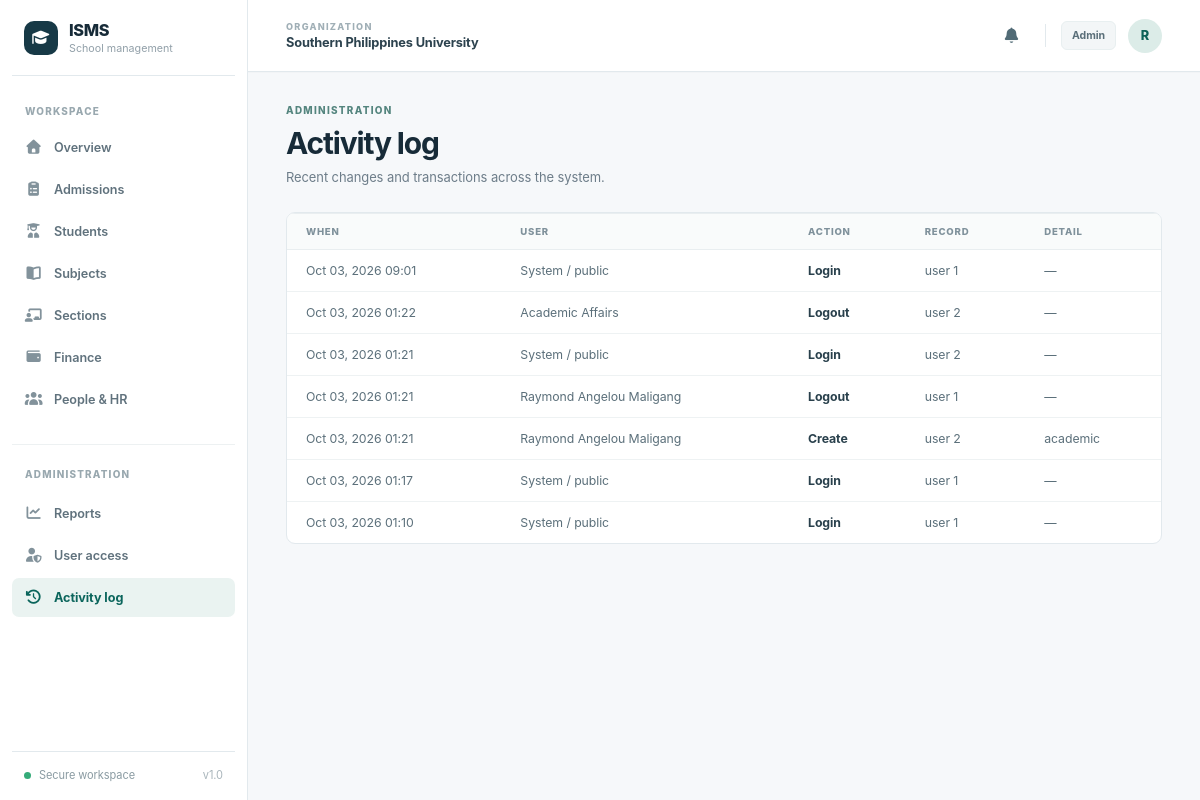
The page /activity (signed in) on the database its author committed.
### models.py (models this page shows)
class User(db.Model):
    id = db.Column(db.Integer, primary_key=True)
    email = db.Column(db.String(255), unique=True, nullable=False, index=True)
    full_name = db.Column(db.String(160), nullable=False)
    password_hash = db.Column(db.String(255), nullable=False)
    role = db.Column(db.String(20), nullable=False)
    is_active = db.Column(db.Boolean, nullable=False, default=True)
    created_at = db.Column(db.DateTime(timezone=True), default=utcnow, nullable=False)
    last_login_at = db.Column(db.DateTime(timezone=True))
    notifications = db.relationship("Notification", backref="user", cascade="all, delete-orphan")

class AuditLog(db.Model):
    id = db.Column(db.Integer, primary_key=True)
    user_id = db.Column(db.Integer, db.ForeignKey("user.id"))
    action = db.Column(db.String(80), nullable=False)
    entity = db.Column(db.String(80), nullable=False)
    entity_id = db.Column(db.Integer)
    detail = db.Column(db.String(300), default="", nullable=False)
    created_at = db.Column(db.DateTime(timezone=True), default=utcnow, nullable=False)
    user = db.relationship("User")

### app.py (the view)
    @app.get("/activity")
    @role_required("admin")
    def activity():
        logs = db.session.scalars(db.select(AuditLog).order_by(AuditLog.created_at.desc()).limit(150)).all()
        return render_template("activity.html", logs=logs)

### app.py (called while the page is built)
def role_required(*roles):
    def decorator(fn):
        @wraps(fn)
        def inner(*args, **kwargs):
            if not g.user:
                return redirect(url_for("login", next=request.path))
            if roles and g.user.role not in roles:
                abort(403)
            return fn(*args, **kwargs)
        return inner
    return decorator

### templates/activity.html (shortened to what this page needs)
{% extends 'base.html' %}
{% block content %}<div class="page-heading"><div><div class="eyebrow">ADMINISTRATION</div><h1>Activity log</h1><p>Recent changes and transactions across the system.</p></div></div><div class="panel"><div class="table-wrap"><table><thead><tr><th>When</th><th>User</th><th>Action</th><th>Record</th><th>Detail</th></tr></thead><tbody>{% for log in logs %}<tr><td>{{ log.created_at.strftime('%b %d, %Y %H:%M') }}</td><td>{{ log.user.full_name if log.user else 'System / public' }}</td><td><strong>{{ log.action|replace('_',' ')|title }}</strong></td><td>{{ log.entity }} {{ log.entity_id or '' }}</td><td>{{ log.detail or '—' }}</td></tr>{% else %}<tr><td colspan="5" class="table-empty">No activity yet.</td></tr>{% endfor %}</tbody></table></div></div>{% endblock %}

### templates/base.html (shortened to what this page needs)
<!doctype html>
<html lang="en">
<head>
  <link rel="stylesheet" href="{{ url_for('static', filename='vendor/fontawesome/css/fontawesome.min.css') }}">
  <link rel="stylesheet" href="{{ url_for('static', filename='vendor/fontawesome/css/solid.min.css') }}">
  <link rel="stylesheet" href="{{ url_for('static', filename='css/app.css') }}">
  <link rel="stylesheet" href="{{ url_for('static', filename='css/theme.css') }}">
</head>
<body class="{% if not current_user %}public-body{% if request.endpoint in ['login', 'apply'] %} campus-auth-body{% endif %}{% endif %}">
{% if current_user %}
<div class="app-shell">
  <aside class="sidebar" id="sidebar">
    <a class="brand" href="{{ url_for('dashboard') }}">
      <span class="brand-mark"><i class="fa-solid fa-graduation-cap" aria-hidden="true"></i></span>
      <span><strong>ISMS</strong><small>School management</small></span>
    </a>
    <div class="nav-label">WORKSPACE</div>
    <nav class="nav" aria-label="Main navigation">
      <a class="nav-link {% if request.endpoint == 'dashboard' %}active{% endif %}" href="{{ url_for('dashboard') }}"><span class="nav-icon"><i class="fa-solid fa-house" aria-hidden="true"></i></span>Overview</a>
      {% if current_user.role in ['admin','admissions'] %}<a class="nav-link {% if request.endpoint in ['applications','application_detail'] %}active{% endif %}" href="{{ url_for('applications') }}"><span class="nav-icon"><i class="fa-solid fa-clipboard-list" aria-hidden="true"></i></span>Admissions</a>{% endif %}
      {% if current_user.role in ['admin','admissions','academic','finance','teacher'] %}<a class="nav-link {% if request.endpoint in ['students','student_detail'] %}active{% endif %}" href="{{ url_for('students') }}"><span class="nav-icon"><i class="fa-solid fa-user-graduate" aria-hidden="true"></i></span>Students</a>{% endif %}
      {% if current_user.role in ['admin','academic','teacher'] %}
      <a class="nav-link {% if request.endpoint == 'subjects' %}active{% endif %}" href="{{ url_for('subjects') }}"><span class="nav-icon"><i class="fa-solid fa-book-open" aria-hidden="true"></i></span>Subjects</a>
      <a class="nav-link {% if request.endpoint in ['sections','section_detail'] %}active{% endif %}" href="{{ url_for('sections') }}"><span class="nav-icon"><i class="fa-solid fa-chalkboard-user" aria-hidden="true"></i></span>Sections</a>
      {% endif %}
      {% if current_user.role in ['admin','finance'] %}<a class="nav-link {% if request.endpoint == 'finance' %}active{% endif %}" href="{{ url_for('finance') }}"><span class="nav-icon"><i class="fa-solid fa-wallet" aria-hidden="true"></i></span>Finance</a>{% endif %}
      {% if current_user.role in ['admin','hr','academic'] %}<a class="nav-link {% if request.endpoint in ['employees','employee_detail'] %}active{% endif %}" href="{{ url_for('employees') }}"><span class="nav-icon"><i class="fa-solid fa-users" aria-hidden="true"></i></span>People & HR</a>{% endif %}
      {% if current_user.role == 'admin' %}
      <div class="nav-label nav-label-secondary">ADMINISTRATION</div>
      <a class="nav-link {% if request.endpoint == 'reports' %}active{% endif %}" href="{{ url_for('reports') }}"><span class="nav-icon"><i class="fa-solid fa-chart-line" aria-hidden="true"></i></span>Reports</a>
      <a class="nav-link {% if request.endpoint == 'users' %}active{% endif %}" href="{{ url_for('users') }}"><span class="nav-icon"><i class="fa-solid fa-user-shield" aria-hidden="true"></i></span>User access</a>
      <a class="nav-link {% if request.endpoint == 'activity' %}active{% endif %}" href="{{ url_for('activity') }}"><span class="nav-icon"><i class="fa-solid fa-clock-rotate-left" aria-hidden="true"></i></span>Activity log</a>
      {% endif %}
    </nav>
    <div class="sidebar-foot"><span class="status-dot"></span>Secure workspace <span class="sidebar-version">v1.0</span></div>
  </aside>
  <div class="main-area">
    <header class="topbar">
      <div class="school-name"><span class="topbar-eyebrow">ORGANIZATION</span><strong>{{ app_name }}</strong></div>
      <div class="top-actions">
        <div class="notification-anchor" data-notification-root>
          <button class="notification-trigger" type="button" aria-label="Notifications{% if unread_notifications %}, {{ unread_notifications }} unread{% endif %}" aria-haspopup="true" aria-expanded="false" aria-controls="notification-popover" data-notification-toggle>
            <i class="fa-solid fa-bell" aria-hidden="true"></i>
          </button>
        </div>
        <span class="role-badge">{{ current_user.role|replace('_',' ')|title }}</span>
        <a class="avatar" href="{{ url_for('account') }}" aria-label="Account settings for {{ current_user.full_name }}">{{ current_user.full_name[0]|upper }}</a>
      </div>
    </header>
    <main class="content">{% block content %}{% endblock %}</main>
  </div>
</div>
{% else %}
<main class="public-main">{% block public_content %}{% endblock %}</main>
{% endif %}
</body>
</html>

### public/static/css/app.css (style rules this page uses)
:root { --ink:#17313a;--muted:#72848b;--line:#e5ecec;--bg:#f6f8f8;--white:#fff;--deep:#102d34;--deep2:#183b42;--accent:#117e71;--accent-dark:#0a6c60;--soft:#e7f5f1;--shadow:0 10px 40px rgba(19,48,54,.045) }
* { box-sizing:border-box }
html { font-family:Inter,ui-sans-serif,-apple-system,BlinkMacSystemFont,"Segoe UI",sans-serif;color:var(--ink);background:var(--bg) }
body { margin:0;min-height:100vh }
button,input,select,textarea { font:inherit }
button { cursor:pointer }
a { color:inherit;text-decoration:none }
h1,h2,h3,p { margin-top:0 }
h1 { font-size:clamp(1.8rem,3vw,2.35rem);letter-spacing:-.045em;line-height:1.15;margin-bottom:.55rem }
p { line-height:1.55 }
strong { font-weight:650 }
.eyebrow { font-size:.68rem;font-weight:800;letter-spacing:.16em;color:var(--accent);margin-bottom:.9rem }
.app-shell { display:flex;min-height:100vh }
.sidebar { width:242px;flex:none;background:var(--deep);color:#d2e0e1;display:flex;flex-direction:column;padding:28px 14px;position:sticky;top:0;height:100vh;z-index:30 }
.brand { display:flex;align-items:center;gap:11px;color:#fff;padding:0 12px 31px;font-size:1.14rem;letter-spacing:.02em }
.brand small { display:block;color:#8ca9ae;font-size:.69rem;letter-spacing:0;font-weight:400;margin-top:2px }
.brand-mark { display:inline-grid;place-items:center;width:34px;height:34px;border-radius:10px;background:#d9f1e8;color:#0d655b;font-family:Georgia,serif;font-size:1.4rem;font-weight:bold;box-shadow:inset 0 0 0 1px rgba(255,255,255,.35) }
.nav-label { font-size:.63rem;font-weight:800;color:#72949a;letter-spacing:.16em;padding:10px 16px 12px }
.nav { display:flex;flex-direction:column;gap:4px }
.nav-link { height:42px;display:flex;align-items:center;gap:12px;padding:0 14px;border-radius:9px;color:#aac3c6;font-size:.83rem;font-weight:550;transition:background .15s,color .15s }
.nav-link.active { background:#235058;color:#fff;box-shadow:inset 3px 0 0 #87d8c5 }
.nav-icon { font-size:1.1rem;width:18px;text-align:center;color:#92c7bf }
.sidebar-foot { margin-top:auto;padding:18px 14px 0;border-top:1px solid #2b4c52;font-size:.71rem;color:#8eaaae }
.status-dot { display:inline-block;width:7px;height:7px;background:#80d7af;border-radius:50%;margin-right:6px }
.main-area { min-width:0;flex:1 }
.topbar { height:68px;background:#fff;border-bottom:1px solid var(--line);display:flex;align-items:center;justify-content:space-between;padding:0 35px }
.school-name { font-size:.82rem;font-weight:650;color:#36525a }
.top-actions { display:flex;align-items:center;gap:14px }
.role-badge { display:inline-flex;background:#edf3f2;color:#3e6464;border-radius:6px;padding:6px 9px;font-size:.7rem;font-weight:750;white-space:nowrap }
.avatar { width:32px;height:32px;display:grid;place-items:center;border-radius:50%;background:#d6efe9;color:#12695f;font-weight:800;font-size:.82rem }
.content { max-width:1520px;margin:auto;padding:34px 36px 70px }
.page-heading { display:flex;align-items:flex-end;justify-content:space-between;gap:20px;margin-bottom:28px }
.page-heading p { color:var(--muted);font-size:.87rem;margin:0 }
.panel { background:#fff;border:1px solid var(--line);border-radius:12px;box-shadow:var(--shadow);overflow:hidden }
.table-wrap { overflow-x:auto }
table { border-collapse:collapse;width:100%;font-size:.77rem }
th { text-align:left;background:#fbfcfc;color:#8a9da1;font-size:.65rem;letter-spacing:.07em;text-transform:uppercase;font-weight:800;padding:13px 21px;border-top:1px solid #edf1f1;border-bottom:1px solid #edf1f1;white-space:nowrap }
td { padding:15px 21px;border-bottom:1px solid #edf1f1;color:#587079;vertical-align:middle }
tbody tr:last-child td { border-bottom:0 }
td strong { color:#2d4850 }

### rows shown on the page
User: role "Admin", full_name "R"
AuditLog: created_at "Oct 03, 2026 09:01", user "System / public", action "Login", entity "user", entity "1", detail "—"
AuditLog: created_at "Oct 03, 2026 01:22", user "Academic Affairs", action "Logout", entity "user", entity "2", detail "—"
AuditLog: created_at "Oct 03, 2026 01:21", user "System / public", action "Login", entity "user", entity "2", detail "—"
AuditLog: created_at "Oct 03, 2026 01:21", user "Raymond Angelou Maligang", action "Logout", entity "user", entity "1", detail "—"
AuditLog: created_at "Oct 03, 2026 01:21", user "Raymond Angelou Maligang", action "Create", entity "user", entity "2", detail "academic"
AuditLog: created_at "Oct 03, 2026 01:17", user "System / public", action "Login", entity "user", entity "1", detail "—"
AuditLog: created_at "Oct 03, 2026 01:10", user "System / public", action "Login", entity "user", entity "1", detail "—"

### other values the page prints
{{ app_name }} "Southern Philippines University"
